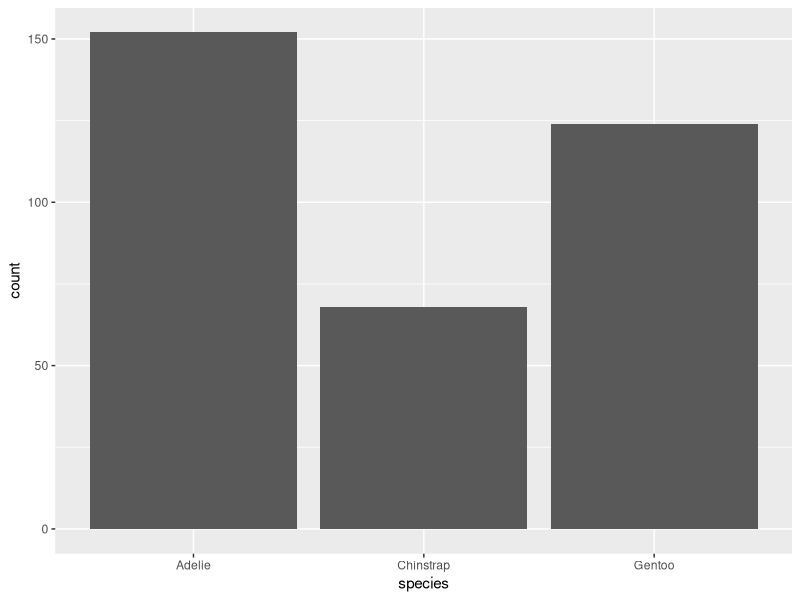
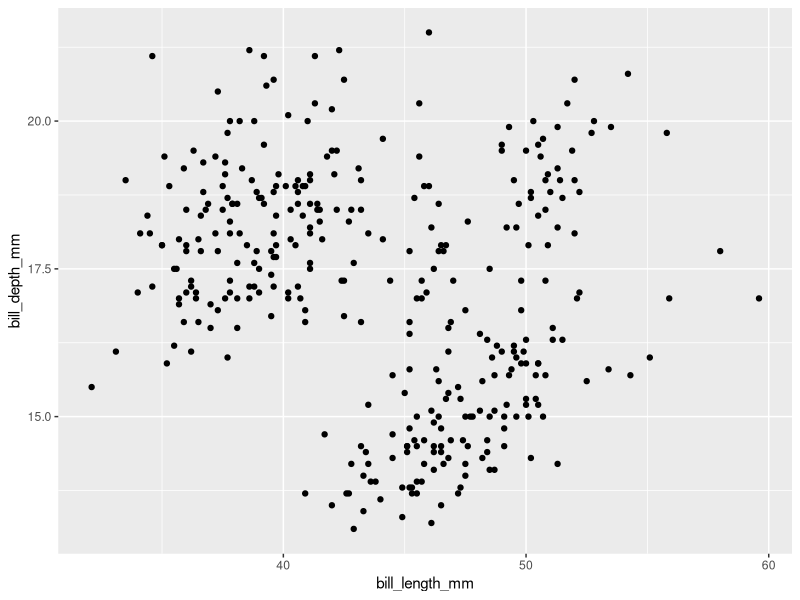

These figures' R source, in order:
## ---- chunk 1
#| label: Load Required Packages
library(tidyverse)
library(palmerpenguins)
## ---- chunk 2
#| label: load-data

data(penguins)
## ---- chunk 3
#| label: barchart
ggplot(data = penguins) +
  geom_bar(mapping = aes(
    x = species, 
  ))
## ---- chunk 4
#| label: scatterplot
ggplot(data = penguins) +
  geom_point(mapping = aes(
    x = bill_length_mm, 
    y = bill_depth_mm
  ))
## ---- chunk 5
#| label: scatterplot-with-one-categorical-variable

## ---- chunk 6
#| label: scatterplot-with-two-categorical-variables

